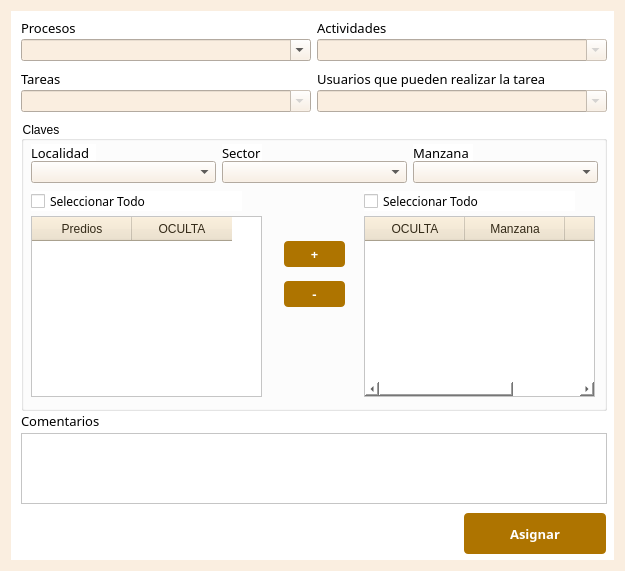
<?xml version="1.0" encoding="UTF-8"?>
<ui version="4.0">
 <class>AsignaTareasDialogBase</class>
 <widget class="QDialog" name="AsignaTareasDialogBase">
  <property name="geometry">
   <rect>
    <x>0</x>
    <y>0</y>
    <width>625</width>
    <height>571</height>
   </rect>
  </property>
  <property name="minimumSize">
   <size>
    <width>624</width>
    <height>570</height>
   </size>
  </property>
  <property name="maximumSize">
   <size>
    <width>625</width>
    <height>571</height>
   </size>
  </property>
  <property name="windowTitle">
   <string>Asignación de tareas</string>
  </property>
  <property name="styleSheet">
   <string notr="true">QDialog{
background : rgb(250,238,224);
}</string>
  </property>
  <layout class="QGridLayout" name="gridLayout">
   <item row="0" column="0">
    <widget class="QWidget" name="widget_3" native="true">
     <property name="styleSheet">
      <string notr="true">QWidget{
  background : rgb(255,255,255)
}</string>
     </property>
     <widget class="QComboBox" name="cmbTareas">
      <property name="enabled">
       <bool>false</bool>
      </property>
      <property name="geometry">
       <rect>
        <x>10</x>
        <y>79</y>
        <width>290</width>
        <height>22</height>
       </rect>
      </property>
      <property name="styleSheet">
       <string notr="true">QComboBox QAbstractItemView::item { min-height: 25; font-family: &quot;Century Gothic&quot;;}
QListView{color: black ; font-size: 16px; outline:none; font-weight:bold; font-family: &quot;Century Gothic&quot;;}
QListView::item:selected { color: white; background-color:  rgb(250,238,224); font-family: &quot;Century Gothic&quot;;}
QComboBox{
background : rgb(250,238,224);
}</string>
      </property>
      <property name="editable">
       <bool>true</bool>
      </property>
     </widget>
     <widget class="QComboBox" name="cmbUsuarios">
      <property name="enabled">
       <bool>false</bool>
      </property>
      <property name="geometry">
       <rect>
        <x>306</x>
        <y>79</y>
        <width>290</width>
        <height>22</height>
       </rect>
      </property>
      <property name="styleSheet">
       <string notr="true">QComboBox QAbstractItemView::item { min-height: 25; font-family: &quot;Century Gothic&quot;;}
QListView{color: black ; font-size: 16px; outline:none; font-weight:bold; font-family: &quot;Century Gothic&quot;;}
QListView::item:selected { color: white; background-color:  rgb(250,238,224); font-family: &quot;Century Gothic&quot;;}
QComboBox{
background : rgb(250,238,224);
}</string>
      </property>
      <property name="editable">
       <bool>true</bool>
      </property>
     </widget>
     <widget class="QLabel" name="label_4">
      <property name="geometry">
       <rect>
        <x>10</x>
        <y>60</y>
        <width>171</width>
        <height>16</height>
       </rect>
      </property>
      <property name="font">
       <font>
        <family>Century Gothic</family>
        <pointsize>10</pointsize>
       </font>
      </property>
      <property name="text">
       <string>Tareas</string>
      </property>
     </widget>
     <widget class="QLabel" name="label_3">
      <property name="geometry">
       <rect>
        <x>306</x>
        <y>60</y>
        <width>281</width>
        <height>16</height>
       </rect>
      </property>
      <property name="font">
       <font>
        <family>Century Gothic</family>
        <pointsize>10</pointsize>
       </font>
      </property>
      <property name="text">
       <string>Usuarios que pueden realizar la tarea</string>
      </property>
     </widget>
     <widget class="QPushButton" name="pbAsignar">
      <property name="geometry">
       <rect>
        <x>453</x>
        <y>502</y>
        <width>142</width>
        <height>41</height>
       </rect>
      </property>
      <property name="font">
       <font>
        <family>Century Gothic</family>
        <pointsize>10</pointsize>
        <weight>75</weight>
        <bold>true</bold>
       </font>
      </property>
      <property name="styleSheet">
       <string notr="true">QPushButton{
background : rgb(174, 116, 0);
color : rgb(255, 255, 255);
border-radius : 4px;
}
QPushButton::hover{
background : rgb(104, 69, 13);
color : rgb(255, 255, 255);
border-radius : 4px;
}
QPushButton:disabled {
background: rgb(217, 217, 217)
}</string>
      </property>
      <property name="text">
       <string>Asignar</string>
      </property>
     </widget>
     <widget class="QComboBox" name="cmbActividades">
      <property name="enabled">
       <bool>false</bool>
      </property>
      <property name="geometry">
       <rect>
        <x>306</x>
        <y>28</y>
        <width>290</width>
        <height>22</height>
       </rect>
      </property>
      <property name="styleSheet">
       <string notr="true">QComboBox QAbstractItemView::item { min-height: 25; font-family: &quot;Century Gothic&quot;;}
QListView{color: black ; font-size: 16px; outline:none; font-weight:bold; font-family: &quot;Century Gothic&quot;;}
QListView::item:selected { color: white; background-color:  rgb(250,238,224); font-family: &quot;Century Gothic&quot;;}
QComboBox{
background : rgb(250,238,224);
}</string>
      </property>
      <property name="editable">
       <bool>true</bool>
      </property>
     </widget>
     <widget class="QLabel" name="label_2">
      <property name="geometry">
       <rect>
        <x>306</x>
        <y>9</y>
        <width>191</width>
        <height>16</height>
       </rect>
      </property>
      <property name="font">
       <font>
        <family>Century Gothic</family>
        <pointsize>10</pointsize>
       </font>
      </property>
      <property name="text">
       <string>Actividades</string>
      </property>
     </widget>
     <widget class="QLabel" name="label">
      <property name="geometry">
       <rect>
        <x>10</x>
        <y>9</y>
        <width>141</width>
        <height>16</height>
       </rect>
      </property>
      <property name="font">
       <font>
        <family>Century Gothic</family>
        <pointsize>10</pointsize>
       </font>
      </property>
      <property name="text">
       <string>Procesos</string>
      </property>
     </widget>
     <widget class="QLabel" name="lComentarios">
      <property name="geometry">
       <rect>
        <x>10</x>
        <y>402</y>
        <width>111</width>
        <height>16</height>
       </rect>
      </property>
      <property name="font">
       <font>
        <family>Century Gothic</family>
        <pointsize>10</pointsize>
       </font>
      </property>
      <property name="text">
       <string>Comentarios</string>
      </property>
     </widget>
     <widget class="QGroupBox" name="gbClaves">
      <property name="geometry">
       <rect>
        <x>10</x>
        <y>110</y>
        <width>586</width>
        <height>290</height>
       </rect>
      </property>
      <property name="title">
       <string>Claves</string>
      </property>
      <widget class="QComboBox" name="cmbCvesLocalidad">
       <property name="geometry">
        <rect>
         <x>10</x>
         <y>40</y>
         <width>185</width>
         <height>22</height>
        </rect>
       </property>
       <property name="styleSheet">
        <string notr="true">QComboBox QAbstractItemView::item { min-height: 25; font-family: &quot;Century Gothic&quot;;}
QListView{color: black ; font-size: 16px; outline:none; font-weight:bold; font-family: &quot;Century Gothic&quot;;}
QListView::item:selected { color: white; background-color:  rgb(250,238,224); font-family: &quot;Century Gothic&quot;;}
QComboBox{
background : rgb(250,238,224);
}</string>
       </property>
      </widget>
      <widget class="QComboBox" name="cmbCvesSector">
       <property name="geometry">
        <rect>
         <x>201</x>
         <y>40</y>
         <width>185</width>
         <height>22</height>
        </rect>
       </property>
       <property name="styleSheet">
        <string notr="true">QComboBox QAbstractItemView::item { min-height: 25; font-family: &quot;Century Gothic&quot;;}
QListView{color: black ; font-size: 16px; outline:none; font-weight:bold; font-family: &quot;Century Gothic&quot;;}
QListView::item:selected { color: white; background-color:  rgb(250,238,224); font-family: &quot;Century Gothic&quot;;}
QComboBox{
background : rgb(250,238,224);
}</string>
       </property>
      </widget>
      <widget class="QComboBox" name="cmbCvesManzana">
       <property name="geometry">
        <rect>
         <x>392</x>
         <y>40</y>
         <width>185</width>
         <height>22</height>
        </rect>
       </property>
       <property name="styleSheet">
        <string notr="true">QComboBox QAbstractItemView::item { min-height: 25; font-family: &quot;Century Gothic&quot;;}
QListView{color: black ; font-size: 16px; outline:none; font-weight:bold; font-family: &quot;Century Gothic&quot;;}
QListView::item:selected { color: white; background-color:  rgb(250,238,224); font-family: &quot;Century Gothic&quot;;}
QComboBox{
background : rgb(250,238,224);
}</string>
       </property>
       <property name="frame">
        <bool>true</bool>
       </property>
      </widget>
      <widget class="QLabel" name="label_5">
       <property name="geometry">
        <rect>
         <x>10</x>
         <y>23</y>
         <width>65</width>
         <height>17</height>
        </rect>
       </property>
       <property name="font">
        <font>
         <family>Century Gothic</family>
         <pointsize>10</pointsize>
        </font>
       </property>
       <property name="text">
        <string>Localidad</string>
       </property>
      </widget>
      <widget class="QLabel" name="label_6">
       <property name="geometry">
        <rect>
         <x>201</x>
         <y>23</y>
         <width>40</width>
         <height>17</height>
        </rect>
       </property>
       <property name="font">
        <font>
         <family>Century Gothic</family>
         <pointsize>10</pointsize>
        </font>
       </property>
       <property name="text">
        <string>Sector</string>
       </property>
      </widget>
      <widget class="QLabel" name="label_7">
       <property name="geometry">
        <rect>
         <x>392</x>
         <y>23</y>
         <width>60</width>
         <height>17</height>
        </rect>
       </property>
       <property name="font">
        <font>
         <family>Century Gothic</family>
         <pointsize>10</pointsize>
        </font>
       </property>
       <property name="text">
        <string>Manzana</string>
       </property>
      </widget>
      <widget class="QTableWidget" name="twPredios">
       <property name="geometry">
        <rect>
         <x>10</x>
         <y>95</y>
         <width>231</width>
         <height>181</height>
        </rect>
       </property>
       <property name="font">
        <font>
         <family>Century Gothic</family>
        </font>
       </property>
       <property name="styleSheet">
        <string notr="true">QHeaderView::section
{
background-color: rgb(238,225,200);
color : rgb(52, 42, 24 );
text-align: right;
font-size:12px;
height:24px
}</string>
       </property>
       <property name="columnCount">
        <number>2</number>
       </property>
       <column>
        <property name="text">
         <string>Predios</string>
        </property>
       </column>
       <column>
        <property name="text">
         <string>OCULTA</string>
        </property>
       </column>
      </widget>
      <widget class="QPushButton" name="btnMenos">
       <property name="geometry">
        <rect>
         <x>263</x>
         <y>160</y>
         <width>61</width>
         <height>26</height>
        </rect>
       </property>
       <property name="font">
        <font>
         <family>Century Gothic</family>
         <pointsize>10</pointsize>
         <weight>75</weight>
         <bold>true</bold>
        </font>
       </property>
       <property name="styleSheet">
        <string notr="true">QPushButton{
background : rgb(174, 116, 0);
color : rgb(255, 255, 255);
border-radius : 4px;
}
QPushButton::hover{
background : rgb(104, 69, 13);
color : rgb(255, 255, 255);
border-radius : 4px;
}
QPushButton:disabled {
background: rgb(217, 217, 217)
}</string>
       </property>
       <property name="text">
        <string>-</string>
       </property>
      </widget>
      <widget class="QPushButton" name="btnMas">
       <property name="geometry">
        <rect>
         <x>263</x>
         <y>120</y>
         <width>61</width>
         <height>26</height>
        </rect>
       </property>
       <property name="font">
        <font>
         <family>Century Gothic</family>
         <pointsize>10</pointsize>
         <weight>75</weight>
         <bold>true</bold>
        </font>
       </property>
       <property name="styleSheet">
        <string notr="true">QPushButton{
background : rgb(174, 116, 0);
color : rgb(255, 255, 255);
border-radius : 4px;
}
QPushButton::hover{
background : rgb(104, 69, 13);
color : rgb(255, 255, 255);
border-radius : 4px;
}
QPushButton:disabled {
background: rgb(217, 217, 217)
}</string>
       </property>
       <property name="text">
        <string>+</string>
       </property>
      </widget>
      <widget class="QTableWidget" name="twMazPred">
       <property name="geometry">
        <rect>
         <x>343</x>
         <y>95</y>
         <width>231</width>
         <height>181</height>
        </rect>
       </property>
       <property name="font">
        <font>
         <family>Century Gothic</family>
        </font>
       </property>
       <property name="styleSheet">
        <string notr="true">QHeaderView::section
{
background-color: rgb(238,225,200);
color : rgb(52, 42, 24 );
text-align: right;
font-size:12px;
height:24px
}</string>
       </property>
       <column>
        <property name="text">
         <string>OCULTA</string>
        </property>
       </column>
       <column>
        <property name="text">
         <string>Manzana</string>
        </property>
       </column>
       <column>
        <property name="text">
         <string>Predio</string>
        </property>
       </column>
      </widget>
      <widget class="QCheckBox" name="chkTodoClaves">
       <property name="geometry">
        <rect>
         <x>10</x>
         <y>70</y>
         <width>211</width>
         <height>20</height>
        </rect>
       </property>
       <property name="font">
        <font>
         <family>Century Gothic</family>
        </font>
       </property>
       <property name="text">
        <string>Seleccionar Todo</string>
       </property>
      </widget>
      <widget class="QCheckBox" name="chkTodoMazPred">
       <property name="geometry">
        <rect>
         <x>343</x>
         <y>70</y>
         <width>211</width>
         <height>20</height>
        </rect>
       </property>
       <property name="font">
        <font>
         <family>Century Gothic</family>
        </font>
       </property>
       <property name="text">
        <string>Seleccionar Todo</string>
       </property>
      </widget>
     </widget>
     <widget class="QPlainTextEdit" name="pteComentarios">
      <property name="geometry">
       <rect>
        <x>10</x>
        <y>422</y>
        <width>586</width>
        <height>71</height>
       </rect>
      </property>
     </widget>
     <widget class="QComboBox" name="cmbProcesos">
      <property name="geometry">
       <rect>
        <x>10</x>
        <y>28</y>
        <width>290</width>
        <height>22</height>
       </rect>
      </property>
      <property name="styleSheet">
       <string notr="true">QComboBox QAbstractItemView::item { min-height: 25; font-family: &quot;Century Gothic&quot;;}
QListView{color: black ; font-size: 16px; outline:none; font-weight:bold; font-family: &quot;Century Gothic&quot;;}
QListView::item:selected { color: white; background-color:  rgb(250,238,224); font-family: &quot;Century Gothic&quot;;}
QComboBox{
background : rgb(250,238,224);
}</string>
      </property>
      <property name="editable">
       <bool>true</bool>
      </property>
     </widget>
    </widget>
   </item>
  </layout>
 </widget>
 <resources/>
 <connections/>
</ui>
